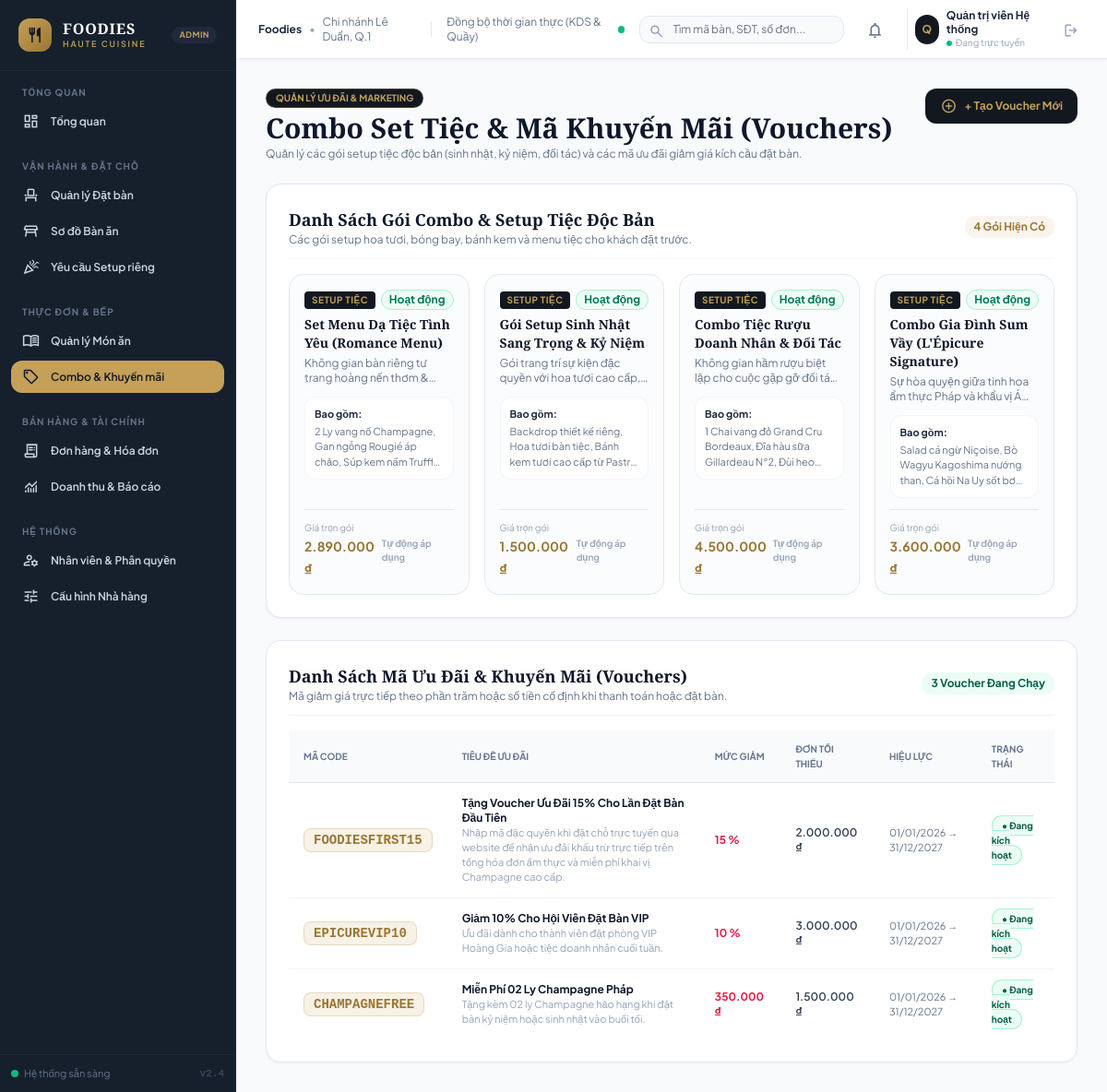
The app's page /admin/combos (signed in) with its own data.
### tables this page shows
CREATE TABLE `combo_setups` (
  `id` bigint PRIMARY KEY AUTO_INCREMENT,
  `name` varchar(200) NOT NULL,
  `slug` varchar(200) UNIQUE NOT NULL,
  `subtitle` varchar(255) NULL,
  `category` varchar(50) DEFAULT 'combo',
  `price` decimal(12,2) NOT NULL,
  `original_price` decimal(12,2) NULL,
  `description` text NULL,
  `includes` text NULL,
  `suitable_for` varchar(100) NULL,
  `image` varchar(255) NULL,
  `is_featured` tinyint(1) DEFAULT 1,
  `is_active` tinyint(1) DEFAULT 1,
  `created_at` datetime NOT NULL DEFAULT CURRENT_TIMESTAMP,
  `updated_at` datetime NOT NULL DEFAULT CURRENT_TIMESTAMP ON UPDATE CURRENT_TIMESTAMP
);

CREATE TABLE `vouchers` (
  `id` bigint PRIMARY KEY AUTO_INCREMENT,
  `code` varchar(50) UNIQUE NOT NULL,
  `title` varchar(200) NOT NULL,
  `description` text NULL,
  `discount_type` ENUM('percentage', 'fixed') NOT NULL DEFAULT 'percentage',
  `discount_value` decimal(12,2) NOT NULL,
  `min_order_amount` decimal(12,2) DEFAULT 0,
  `max_discount_amount` decimal(12,2) NULL,
  `start_date` datetime NOT NULL,
  `end_date` datetime NOT NULL,
  `usage_limit` int DEFAULT NULL,
  `used_count` int DEFAULT 0,
  `is_active` tinyint(1) DEFAULT 1,
  `created_at` datetime NOT NULL DEFAULT CURRENT_TIMESTAMP,
  `updated_at` datetime NOT NULL DEFAULT CURRENT_TIMESTAMP ON UPDATE CURRENT_TIMESTAMP
);

### app/Core/View.php (called while the page is built, shortened)
<?php
final class View
{
    public static function render(
        string $template,
        array $data = [],
        string $layout = 'layouts/guest'
    ): void {
        $viewsPath = dirname(__DIR__) . DIRECTORY_SEPARATOR . 'Views';
        $templatePath = self::resolve($viewsPath, $template);
        extract($data, EXTR_SKIP);
        require $templatePath;
    }
    public static function escape(mixed $value): string
    {
        return htmlspecialchars((string) $value, ENT_QUOTES | ENT_SUBSTITUTE, 'UTF-8');
    }
    public static function currency(mixed $amount): string
    {
        $amount = trim((string) $amount);
        if (preg_match('/\A(\d+)(?:\.(\d{1,2}))?\z/', $amount, $matches) !== 1) {
            throw new InvalidArgumentException('Currency value is not a valid decimal amount.');
        }
        $whole = number_format((int) $matches[1], 0, ',', '.');
        $fraction = str_pad($matches[2] ?? '0', 2, '0');
        return $whole . ($fraction === '00' ? '' : ',' . $fraction) . ' ₫';
    }
    private static function resolve(string $viewsPath, string $name): string
    {
        $path = $viewsPath . DIRECTORY_SEPARATOR
            . str_replace(['/', '\\'], DIRECTORY_SEPARATOR, $name) . '.php';
        return $path;
    }
}

### app/Core/Controller.php (called while the page is built, shortened)
<?php
abstract class Controller
{
    protected function render(
        string $template,
        array $data = [],
        int $status = 200,
        string $layout = 'layouts/guest'
    ): void {
        View::render($template, $data, $layout);
    }
}

### app/Controllers/PromotionAdminController.php (called while the page is built, shortened)
<?php
final class PromotionAdminController extends Controller
{
    public function combos(): void
    {
        $currentUser = $this->requireRole('admin');
        $db = Database::connection();
        $comboModel = new ComboSetup($db);
        $voucherModel = new Voucher($db);
        $combos = $comboModel->allActive();
        $vouchers = $voucherModel->allActive();
        $this->render('admin/promotions/index', [
            'pageTitle' => 'Quản Lý Combo & Khuyến Mãi — FOODIES Admin',
            'currentUser' => $currentUser,
            'combos' => $combos,
            'vouchers' => $vouchers,
            'csrfToken' => Csrf::token(),
            'message' => is_string($_GET['message'] ?? null) ? $_GET['message'] : '',
            'error' => is_string($_GET['error'] ?? null) ? $_GET['error'] : '',
        ], 200, 'layouts/admin');
    }
}

### public/index.php (called while the page is built, shortened)
<?php
$root = dirname(__DIR__);
$routes = require $root . DIRECTORY_SEPARATOR . 'routes' . DIRECTORY_SEPARATOR . 'web.php';
$router = $routes();
$router->dispatch($_SERVER['REQUEST_METHOD'] ?? 'GET', $_SERVER['REQUEST_URI'] ?? '/');

### app/Models/ComboSetup.php (called while the page is built, shortened)
<?php
final class ComboSetup extends BaseModel
{
    public function allActive(): array
    {
        $stmt = $this->db->query(
            "SELECT * FROM combo_setups WHERE is_active = 1 ORDER BY is_featured DESC, id ASC"
        );
        return $stmt->fetchAll(PDO::FETCH_ASSOC);
    }
}

### app/Models/Voucher.php (called while the page is built, shortened)
<?php
final class Voucher extends BaseModel
{
    public function allActive(): array
    {
        $stmt = $this->db->query(
            "SELECT * FROM vouchers
             WHERE is_active = 1
               AND start_date <= NOW()
               AND end_date >= NOW()
             ORDER BY id ASC"
        );
        return $stmt->fetchAll(PDO::FETCH_ASSOC);
    }
}

### app/Views/admin/promotions/index.php (the view, shortened to what this page needs)
<?php
$combos = $combos ?? [];
$vouchers = $vouchers ?? [];
?>
<div class="space-y-6">
    <div class="flex flex-col lg:flex-row lg:items-center justify-between gap-4">
        <div>
            <div class="flex items-center gap-2 mb-1">
                <span class="inline-flex items-center gap-1.5 px-2.5 py-0.5 rounded-full text-[10px] font-bold uppercase bg-admin-navy text-gold border border-gold/30">
                    <span>QUẢN LÝ ƯU ĐÃI & MARKETING</span>
                </span>
            </div>
            <h1 class="text-2xl lg:text-3xl font-headline font-bold text-slate-900">
                Combo Set Tiệc & Mã Khuyến Mãi (Vouchers)
            </h1>
            <p class="text-xs text-slate-500 mt-0.5">
                Quản lý các gói setup tiệc độc bản (sinh nhật, kỷ niệm, đối tác) và các mã ưu đãi giảm giá kích cầu đặt bàn.
            </p>
        </div>
        <button type="button" onclick="document.getElementById('createVoucherModal').classList.remove('hidden')" class="px-4 py-2.5 rounded-xl bg-admin-navy text-gold text-xs font-bold hover:bg-slate-800 transition flex items-center gap-2 shadow-sm self-start">
            <span class="material-symbols-outlined text-[18px]">add_circle</span>
            <span>+ Tạo Voucher Mới</span>
        </button>
    </div>
    <div class="bg-white p-6 rounded-2xl border border-slate-200 shadow-sm space-y-4">
        <div class="flex items-center justify-between border-b border-slate-100 pb-3">
            <div>
                <h3 class="font-headline font-bold text-lg text-slate-900">Danh Sách Gói Combo & Setup Tiệc Độc Bản</h3>
                <p class="text-xs text-slate-500">Các gói setup hoa tươi, bóng bay, bánh kem và menu tiệc cho khách đặt trước.</p>
            </div>
            <span class="px-2.5 py-1 rounded-full bg-gold/10 text-gold-dark font-bold text-xs"><?= count($combos) ?> Gói Hiện Có</span>
        </div>
        <div class="grid grid-cols-1 md:grid-cols-2 lg:grid-cols-4 gap-4">
            <?php foreach ($combos as $cb): ?>
                <div class="border border-slate-200 rounded-2xl p-4 bg-slate-50/50 flex flex-col justify-between space-y-3 hover:shadow-md transition">
                    <div>
                        <div class="flex items-center justify-between mb-1.5">
                            <span class="px-2 py-0.5 rounded bg-admin-navy text-gold text-[10px] font-bold uppercase tracking-wider">
                                <?= View::escape($cb['target_occasion'] ?? 'Setup Tiệc') ?>
                            </span>
                            <span class="text-xs font-bold text-emerald-700 bg-emerald-50 px-2 py-0.5 rounded-full border border-emerald-200">Hoạt động</span>
                        </div>
                        <h4 class="font-headline font-bold text-sm text-slate-900"><?= View::escape($cb['name']) ?></h4>
                        <p class="text-xs text-slate-500 mt-1 line-clamp-2"><?= View::escape($cb['description'] ?? '') ?></p>
                        <div class="mt-3 p-2.5 bg-white rounded-xl border border-slate-100 text-[11px] text-slate-600">
                            <strong class="text-slate-800 block mb-0.5">Bao gồm:</strong>
                            <p class="line-clamp-3 text-slate-500"><?= View::escape($cb['includes'] ?? 'Trang trí hoa, nến, bóng bay & quà tặng độc quyền.') ?></p>
                        </div>
                    </div>
                    <div class="pt-3 border-t border-slate-200 flex items-center justify-between">
                        <div>
                            <span class="text-[10px] text-slate-400 block">Giá trọn gói</span>
                            <strong class="font-bold text-sm text-gold-dark"><?= View::currency((string)(int)$cb['price']) ?></strong>
                        </div>
                        <span class="text-[10px] font-semibold text-slate-400">Tự động áp dụng</span>
                    </div>
                </div>
            <?php endforeach; ?>
        </div>
    </div>
    <div class="bg-white p-6 rounded-2xl border border-slate-200 shadow-sm space-y-4">
        <div class="flex items-center justify-between border-b border-slate-100 pb-3">
            <div>
                <h3 class="font-headline font-bold text-lg text-slate-900">Danh Sách Mã Ưu Đãi & Khuyến Mãi (Vouchers)</h3>
                <p class="text-xs text-slate-500">Mã giảm giá trực tiếp theo phần trăm hoặc số tiền cố định khi thanh toán hoặc đặt bàn.</p>
            </div>
            <span class="px-2.5 py-1 rounded-full bg-emerald-50 text-emerald-800 font-bold text-xs"><?= count($vouchers) ?> Voucher Đang Chạy</span>
        </div>
        <div class="overflow-x-auto">
            <table class="w-full text-left text-xs border-collapse">
                <thead>
                    <tr class="bg-slate-50 border-b border-slate-200 text-slate-500 font-bold uppercase text-[10px]">
                        <th class="py-3 px-4">MÃ CODE</th>
                        <th class="py-3 px-4">TIÊU ĐỀ ƯU ĐÃI</th>
                        <th class="py-3 px-4">MỨC GIẢM</th>
                        <th class="py-3 px-4">ĐƠN TỐI THIỂU</th>
                        <th class="py-3 px-4">HIỆU LỰC</th>
                        <th class="py-3 px-4">TRẠNG THÁI</th>
                    </tr>
                </thead>
                <tbody class="divide-y divide-slate-100">
                    <?php if (empty($vouchers)): ?>
                        <tr>
                            <td colspan="6" class="py-8 text-center text-slate-400">Chưa có mã khuyến mãi nào được tạo.</td>
                        </tr>
                    <?php else: ?>
                        <?php foreach ($vouchers as $vc): ?>
                            <tr class="hover:bg-slate-50 transition">
                                <td class="py-3.5 px-4 font-mono font-bold text-admin-navy text-sm">
                                    <span class="px-2.5 py-1 rounded-lg bg-gold/15 text-gold-dark border border-gold/30">
                                        <?= View::escape($vc['code']) ?>
                                    </span>
                                </td>
                                <td class="py-3.5 px-4">
                                    <strong class="text-slate-900 block"><?= View::escape($vc['title']) ?></strong>
                                    <span class="text-slate-400 text-[11px]"><?= View::escape($vc['description'] ?? '') ?></span>
                                </td>
                                <td class="py-3.5 px-4 font-bold text-rose-600">
                                    <?= $vc['discount_type'] === 'percentage' ? ((int)$vc['discount_value'] . ' %') : View::currency((string)(int)$vc['discount_value']) ?>
                                </td>
                                <td class="py-3.5 px-4 font-semibold text-slate-700">
                                    <?= !empty($vc['min_order_amount']) ? View::currency((string)(int)$vc['min_order_amount']) : 'Không giới hạn' ?>
                                </td>
                                <td class="py-3.5 px-4 text-slate-500 text-[11px]">
                                    <?= date('d/m/Y', strtotime((string)$vc['start_date'])) ?> &rarr; <?= date('d/m/Y', strtotime((string)$vc['end_date'])) ?>
                                </td>
                                <td class="py-3.5 px-4">
                                    <span class="px-2.5 py-1 rounded-full bg-emerald-50 text-emerald-800 text-[10px] font-bold border border-emerald-200">
                                        &bull; Đang kích hoạt
                                    </span>
                                </td>
                            </tr>
                        <?php endforeach; ?>
                    <?php endif; ?>
                </tbody>
            </table>
        </div>
    </div>
</div>

### app/Core/Router.php (shortened to what this page needs)
<?php
final class Router
{
    private array $routes = [];
    public function dispatch(string $method, string $uri): void
    {
        $path = parse_url($uri, PHP_URL_PATH);
        $path = is_string($path) && $path !== '/' ? rtrim($path, '/') : '/';
        foreach ($this->routes as $route) {
            $parameters = $this->match($route['path'], $path);
            if ($parameters === null) {
                continue;
            }
            [$controllerClass, $controllerMethod] = $route['action'];
            $controller = new $controllerClass();
            $controller->{$controllerMethod}(...array_values($parameters));
            return;
        }
    }
    private function add(string $method, string $path, array $action): void
    {
        $this->routes[] = [
            'method' => $method,
            'path' => $path,
            'action' => $action,
        ];
    }
    private function match(string $routePath, string $requestPath): ?array
    {
        $pattern = '';
        $parameters = [];
        $parts = preg_split('/(\{[a-zA-Z][a-zA-Z0-9_]*\})/', $routePath, -1, PREG_SPLIT_DELIM_CAPTURE);
        foreach ($parts as $part) {
            if (preg_match('/\A\{([a-zA-Z][a-zA-Z0-9_]*)\}\z/', $part, $match) === 1) {
                $parameters[] = $match[1];
                $pattern .= '([^/]+)';
                continue;
            }
            $pattern .= preg_quote($part, '~');
        }
        if (preg_match('~\A' . $pattern . '\z~u', $requestPath, $matches) !== 1) {
            return null;
        }
        $values = array_slice($matches, 1);
        return array_combine($parameters, $values) ?: [];
    }
}

### records on screen
combo_setups: target_occasion "SETUP TIỆC", name "Set Menu Dạ Tiệc Tình Yêu (Romance Menu)", description "Không gian bàn riêng tư trang hoàng nến thơm…", includes "2 Ly vang nổ Champagne, Gan ngỗng Rougié áp chảo, Súp kem nấm…", price "2.890.000 ₫"
combo_setups: target_occasion "SETUP TIỆC", name "Gói Setup Sinh Nhật Sang Trọng & Kỷ Niệm", description "Gói trang trí sự kiện đặc quyền với hoa tươi cao…", includes "Backdrop thiết kế riêng, Hoa tươi bàn tiệc, Bánh kem tươi cao cấp từ…", price "1.500.000 ₫"
combo_setups: target_occasion "SETUP TIỆC", name "Combo Tiệc Rượu Doanh Nhân & Đối Tác", description "Không gian hầm rượu biệt lập cho cuộc gặp gỡ đối…", includes "1 Chai vang đỏ Grand Cru Bordeaux, Đĩa hàu sữa Gillardeau N°2, Đùi…", price "4.500.000 ₫"
combo_setups: target_occasion "SETUP TIỆC", name "Combo Gia Đình Sum Vầy (L'Épicure Signature)", description "Sự hòa quyện giữa tinh hoa ẩm thực Pháp và khẩu vị…", includes "Salad cá ngừ Niçoise, Bò Wagyu Kagoshima nướng than, Cá hồi Na Uy sốt…", price "3.600.000 ₫"
vouchers: code "FOODIESFIRST15", title "Tặng Voucher Ưu Đãi 15% Cho Lần Đặt Bàn Đầu Tiên", description "Nhập mã đặc quyền khi đặt chỗ trực tuyến qua website để nhận ưu đãi khấu trừ trực tiếp trên tổng hóa đơn ẩm thực và miễn phí khai vị Champagne cao cấp.", discount_value "15", min_order_amount "2.000.000 ₫", start_date "01/01/2026", end_date "31/12/2027"
vouchers: code "EPICUREVIP10", title "Giảm 10% Cho Hội Viên Đặt Bàn VIP", description "Ưu đãi dành cho thành viên đặt phòng VIP Hoàng Gia hoặc tiệc doanh nhân cuối tuần.", discount_value "10", min_order_amount "3.000.000 ₫", start_date "01/01/2026", end_date "31/12/2027"
vouchers: code "CHAMPAGNEFREE", title "Miễn Phí 02 Ly Champagne Pháp", description "Tặng kèm 02 ly Champagne hảo hạng khi đặt bàn kỷ niệm hoặc sinh nhật vào buổi tối.", discount_value "350.000 ₫", min_order_amount "1.500.000 ₫", start_date "01/01/2026", end_date "31/12/2027"

### other values on screen
count($combos) "4"
count($vouchers) "3"
